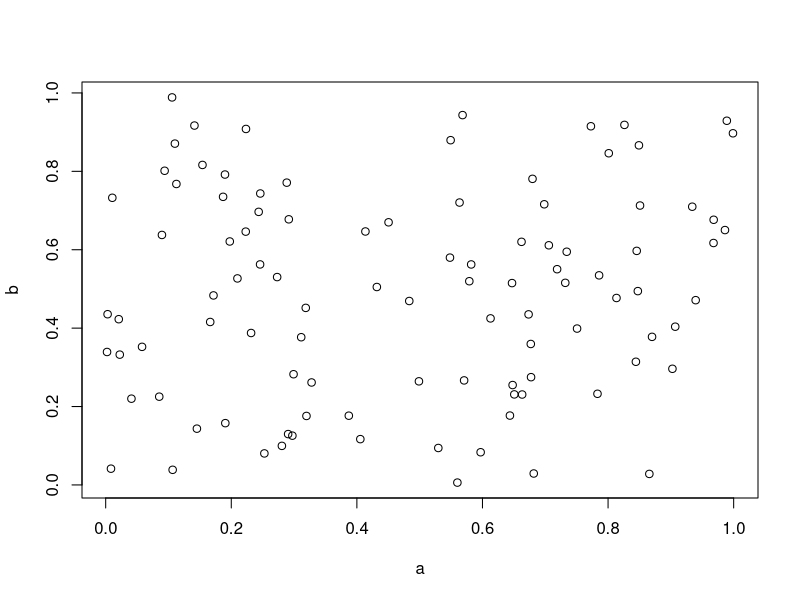

This figure's R source:
## ---- chunk 1
a <- runif(n=100)
b <- runif(n=100)
plot(a,b)
